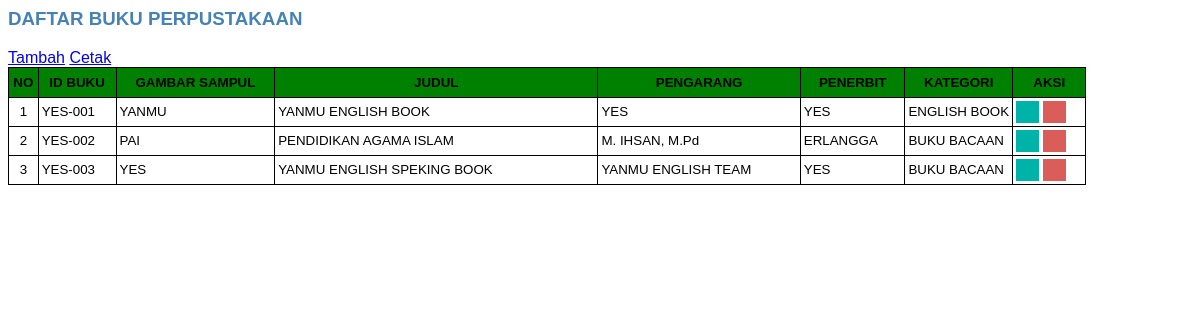
Page /page/buku/buku.php on the committed database.
### tables this page shows
CREATE TABLE `tbl_buku` (
  `id_buku` varchar(30) NOT NULL,
  `gambar_sampul` varchar(30) NOT NULL,
  `judul` varchar(40) NOT NULL,
  `pengarang` varchar(40) NOT NULL,
  `penerbit` varchar(40) NOT NULL,
  `kategori` varchar(40) NOT NULL
);

### page/buku/buku.php (the view)
<?php
    include "koneksi.php";
?>
<link rel="stylesheet" type="text/css" href="gaya.css">
<h3>DAFTAR BUKU PERPUSTAKAAN</h3>
<a href="?page=buku&aksi=tambah" class="btn btn-primary" style="margin-bottom: 10px" title="">Tambah</a>
<a target="blank" href="page/buku/cetak.php" class="btn btn-default" style="margin-bottom: 10px" title=""><i class="fa fa-print"></i> Cetak</a>
<table border="2">
	<tr>
        <th >NO</th>
        <th>ID BUKU</th>
        <th >GAMBAR SAMPUL</th>
        <th >JUDUL</th>
        <th >PENGARANG</th>
        <th >PENERBIT</th>
        <th >KATEGORI</th>
        <th>AKSI</th>
	</tr>
              <?php
                        $NO = 1;
                        $sql = $koneksi->query("select * from tbl_buku order by id_buku ");
                        while ($data = $sql->fetch_assoc() ) {
                  ?>
      			<tr>
                  <td align="center"><?php echo $NO++; ?></td>
                  <td ><?php echo $data['id_buku'] ?></td>
                  <td ><?php echo $data['gambar_sampul'] ?></td>
                  <td width="30%"><?php echo $data['judul'] ?></td>
                  <td ><?php echo $data['pengarang'] ?></td>
                  <td ><?php echo $data['penerbit'] ?></td>
                  <td width="10%"><?php echo $data['kategori'] ?></td>
                  <td>
                    <a href="?page=buku&aksi=ubah&id=<?php echo $data['id_buku']; ?>" class=""><i class=""></i><input type="button" class="btn-update"></a>
                    <a onclick="return confirm('Apakah Anda yakin Menghapus Data ini!')" href="?page=buku&aksi=hapus&id=<?php echo $data['id_buku']; ?>" ></i><input type="button" class="btn-delete"></a>
                   </td>
                </tr>
                 <?php
            		 }
        		?>
</table>

### gaya.css (style rules this page uses)
table { border-collapse: collapse; font-size: 10pt; border: 1px solid black; }
td { padding: 3px; height: 25px; }
th { background-color: green; color: black; text-align: center; height: 30px; }
h3 { font-weight:600; color: steelblue; }
.btn-delete { border:1px solid #db5d59; background: #db5d59 url('images/hapus.png') no-repeat 5px 4px; height: 22px; padding-left: 15px; padding-top: 5px; }
.btn-update { border:1px solid #00b3a8; background: #00b3a8 url('images/edit.png') no-repeat 5px 4px; height: 22px; padding-left: 15px; padding-top: 5px; }

### rows in the picture
tbl_buku: id_buku "YES-001", gambar_sampul "YANMU", judul "YANMU ENGLISH BOOK", pengarang "YES", penerbit "YES", kategori "ENGLISH BOOK"
tbl_buku: id_buku "YES-002", gambar_sampul "PAI", judul "PENDIDIKAN AGAMA ISLAM", pengarang "M. IHSAN, M.Pd", penerbit "ERLANGGA", kategori "BUKU BACAAN"
tbl_buku: id_buku "YES-003", gambar_sampul "YES", judul "YANMU ENGLISH SPEKING BOOK", pengarang "YANMU ENGLISH TEAM", penerbit "YES", kategori "BUKU BACAAN"
